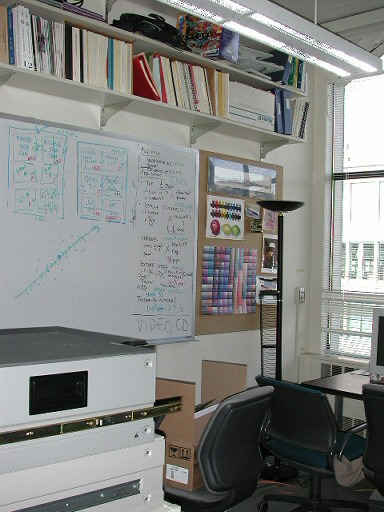
#> input picture input_image/grail/grail00.jpg, 384 x 512 px
$ python -i backend.py   (imports and definitions only)
#> lines starting #> are read from the running program, lines starting #| are printed output that depends on the picture
#> further down, picture is the input picture: shape (512, 384, 3); mean B, G, R 129, 131.7, 130.6
import numpy as np
import cv2
import os
from ultralytics import YOLO

# Load YOLO model for human segmentation
# [1 line that did not run here, left out]

# Image Selection and Stitching
def select_images(Path):
    image_paths = [Path + '/' + f for f in os.listdir(path=Path)]
    images = []
    for path in image_paths:
        image = cv2.imread(path)
        images.append(image)
    return images


# Stitching
def stitch_images(images):
    stitcher = cv2.Stitcher_create()
    status, result = stitcher.stitch(images)
    if status == cv2.Stitcher_OK:
        cv2.imwrite("static/result/stitch_result.jpg", result)
        print("Stitching successful!")
        return 1
    print("Stitching failed!")
    return status


# Edge Detection Implementation

# Apply Canny Edge Detection
def canny_edge_detection(image):
    gray = cv2.cvtColor(image, cv2.COLOR_BGR2GRAY)
    v = np.median(gray)
    lower = int(0.68 * v)
    upper = int(1.32 * v)
    canny = cv2.Canny(gray, lower, upper)
    cv2.imwrite("static/result/canny_edges.jpg", canny)
    print("Canny Edge detection complete!")
    return canny


# Implement Difference of Gaussians (DoG) edge detection followed by a morphological operation to clean the results
def dog_edge_detection(image, kernel_size=19):
#> called with kernel_size = 19
    gray = cv2.cvtColor(image, cv2.COLOR_BGR2GRAY)
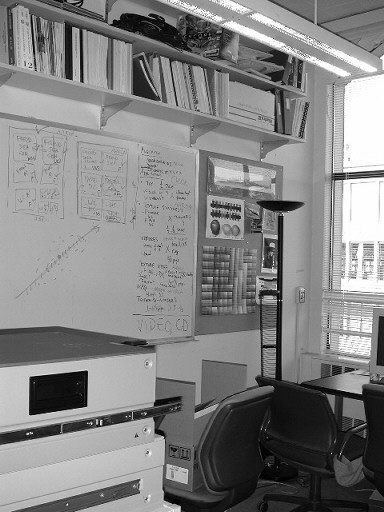
#> gray: shape (512, 384); min 0, max 255, mean 131
    blurred = cv2.GaussianBlur(gray, (7, 7), 1)
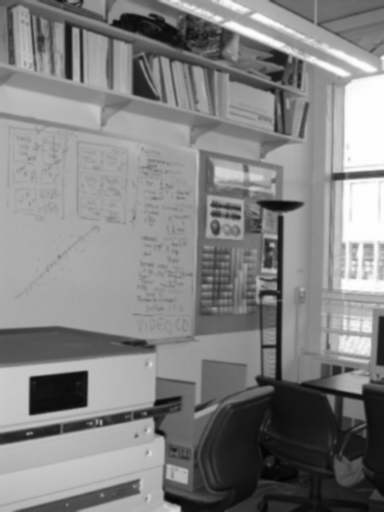
#> blurred: shape (512, 384); min 3, max 255, mean 131
    dog = cv2.subtract(blurred, cv2.GaussianBlur(blurred, (kernel_size, kernel_size), 3))
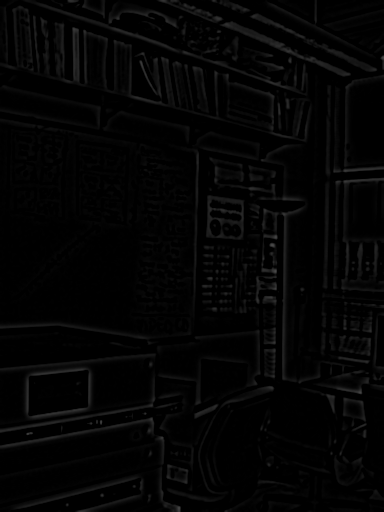
#> dog: shape (512, 384); min 0, max 73, mean 4
    kernel = np.array([[0, 1, 0],
                          [1, 1, 1],
                          [0, 1, 0]], np.uint8)
    dog = cv2.morphologyEx(dog, cv2.MORPH_CLOSE, kernel)
    cv2.imwrite("static/result/dog_edges.jpg", dog)
    print("Difference of Gaussians (DoG) edge detection complete!")
    return dog


# Human Segmentation
def human_segmentation(image):
    result = model(image, conf=0.5, classes=[0])
    for r in result:
        r.save('result/human_seg.jpg')
    print("Human segmentation complete!")

# [10 lines not run here, left out]

>>> import cv2
>>> picture = cv2.imread('input_image/grail/grail00.jpg')
>>> result = dog_edge_detection(picture)

$ run again, on input_image/grail/grail04.jpg
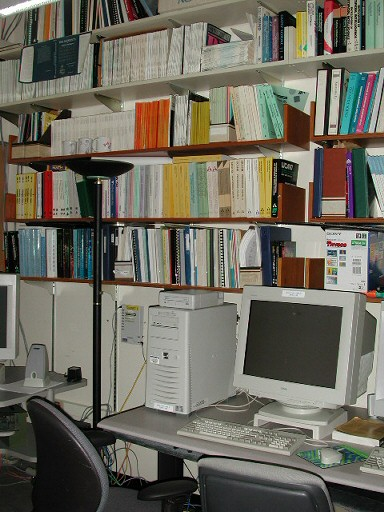
#> input picture input_image/grail/grail04.jpg, 384 x 512 px
#> picture is the input picture: shape (512, 384, 3); mean B, G, R 93.6, 105.2, 108.4
#> in dog_edge_detection, `blurred = cv2.GaussianBlur(gray, (7, 7), 1)`:
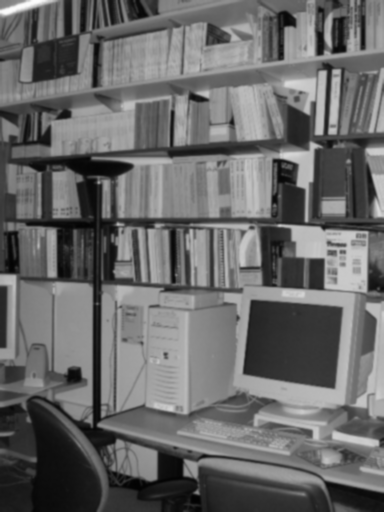
#> blurred: shape (512, 384); min 2, max 252, mean 104.8
#> in dog_edge_detection, `dog = cv2.subtract(blurred, cv2.GaussianBlur(blurred, (kernel_size, ke..`:
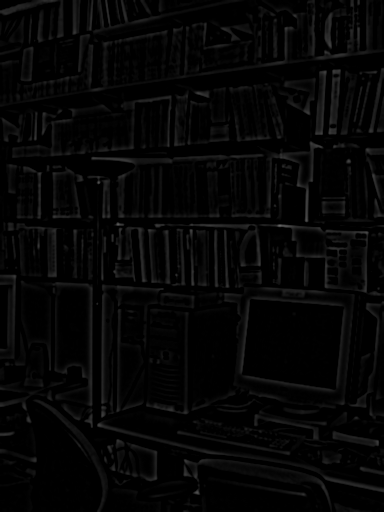
#> dog: shape (512, 384); min 0, max 102, mean 5.4

$ run again, on input_image/grail/grail05.jpg
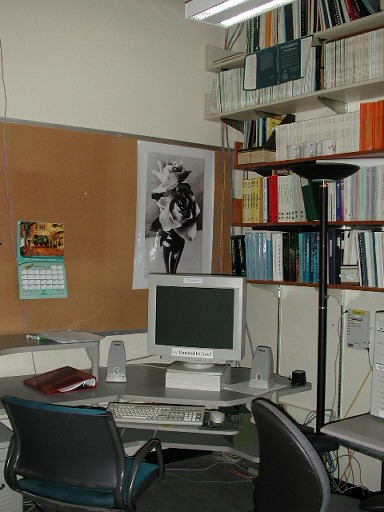
#> input picture input_image/grail/grail05.jpg, 384 x 512 px
#> picture is the input picture: shape (512, 384, 3); mean B, G, R 87.5, 100.1, 106
#> in dog_edge_detection, `blurred = cv2.GaussianBlur(gray, (7, 7), 1)`:
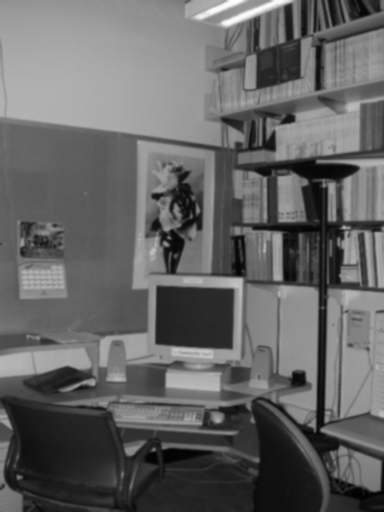
#> blurred: shape (512, 384); min 1, max 253, mean 100.4
#> in dog_edge_detection, `dog = cv2.subtract(blurred, cv2.GaussianBlur(blurred, (kernel_size, ke..`:
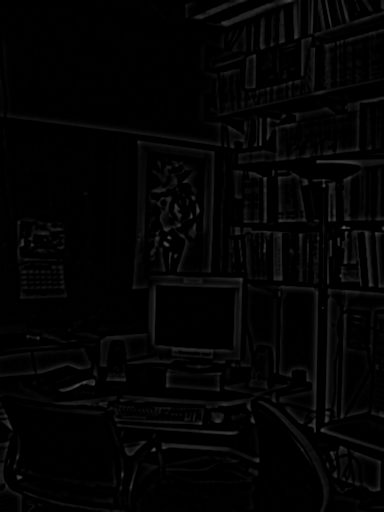
#> dog: shape (512, 384); min 0, max 89, mean 3.7

$ run again, on input_image/grail/grail06.jpg
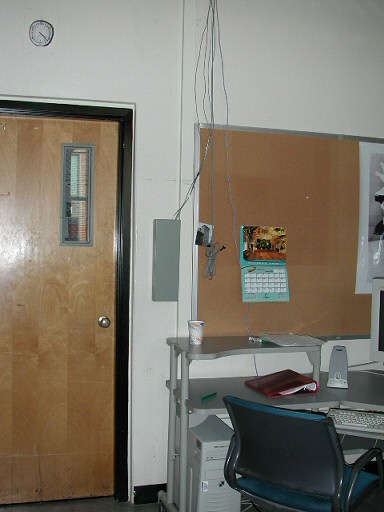
#> input picture input_image/grail/grail06.jpg, 384 x 512 px
#> picture is the input picture: shape (512, 384, 3); mean B, G, R 109.3, 121, 127.6
#> in dog_edge_detection, `gray = cv2.cvtColor(image, cv2.COLOR_BGR2GRAY)`:
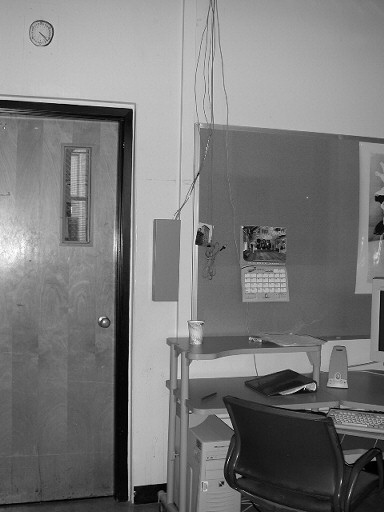
#> gray: shape (512, 384); min 0, max 255, mean 121.6
#> in dog_edge_detection, `dog = cv2.subtract(blurred, cv2.GaussianBlur(blurred, (kernel_size, ke..`:
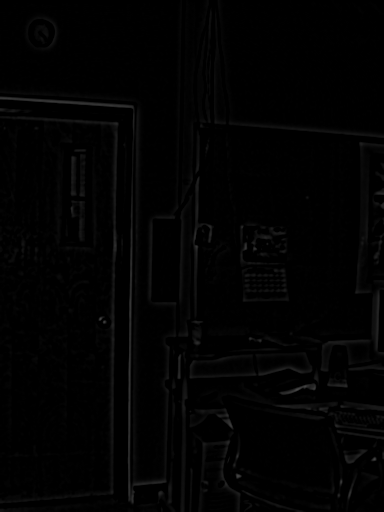
#> dog: shape (512, 384); min 0, max 73, mean 2.2
